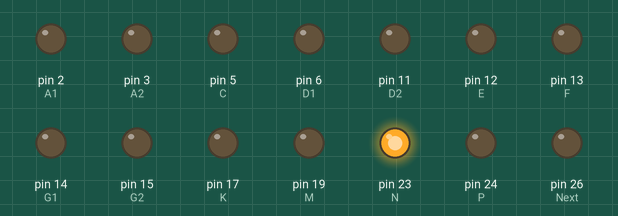
Simulated run of this sketch. Board: Arduino Mega 2560, built with avr-gcc and run on an emulated ATmega2560. On the bench: output pins drawn as LEDs (lit = HIGH).

Above: at 0.1 s.
At 4.3 s:
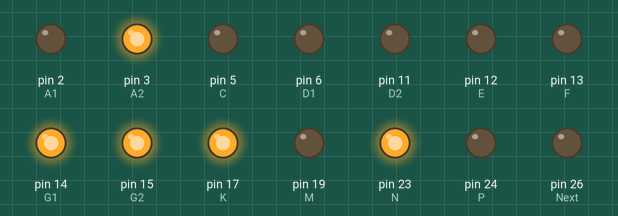
At 9.6 s:
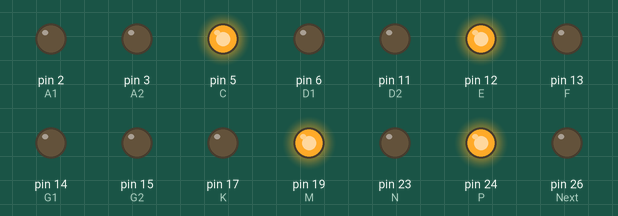
At 20.1 s:
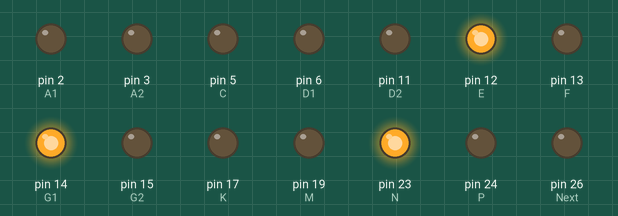
At 29.5 s:
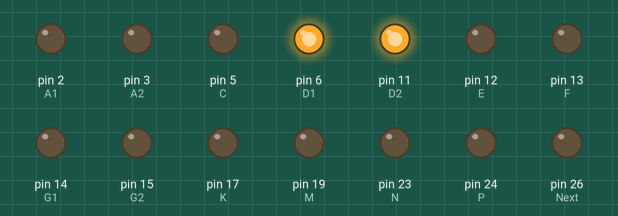
At 39.0 s:
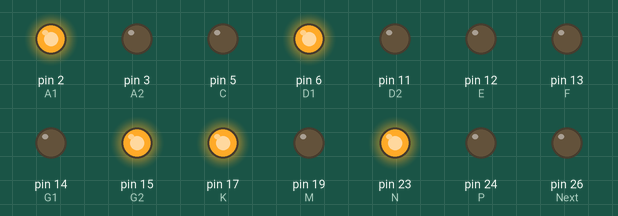
Timing chart, 0 to 40.0 s (numbered marks = the images above):
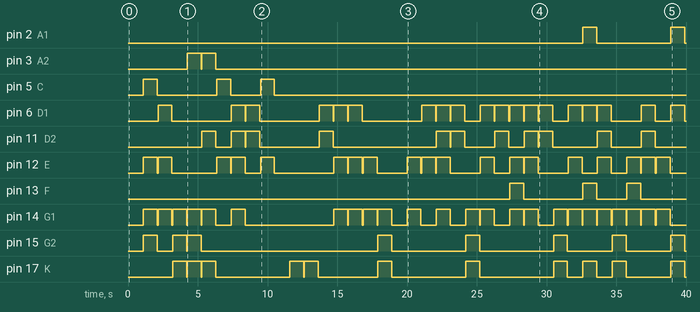

The sketch:

sketch_dec24a.ino
```cpp
int A1 = 2;
int A2 = 3;
int B = 4;
int C = 5;
int D1 = 6;
int D2 = 11;
int E = 12;
int F = 13;
int G1 = 14;
int G2 = 15;
int J = 16;
int K = 17;
int L = 18;
int M = 19;
int N = 23;
int P = 24;
int DP = 25;
int Next = 26;

void setup()
{
  pinMode(A1, OUTPUT);
  pinMode(A2, OUTPUT);
  pinMode(B, OUTPUT);
  pinMode(C, OUTPUT);
  pinMode(D1, OUTPUT);
  pinMode(D2, OUTPUT);
  pinMode(E, OUTPUT);
  pinMode(F, OUTPUT);
  pinMode(G1, OUTPUT);
  pinMode(G2, OUTPUT);
  pinMode(J, OUTPUT);
  pinMode(K, OUTPUT);
  pinMode(L, OUTPUT);
  pinMode(M, OUTPUT);
  pinMode(N, OUTPUT);
  pinMode(P, OUTPUT);
  pinMode(DP, OUTPUT);
  pinMode(Next, OUTPUT);
  TurnOff();
}

void loop()
{
  TurnOn(false, false, false, false, false, false, false, false, false, false, false, false, false, false, true, false, false);
  TurnOn(false, false, false, true, false, false, true, false, true, true, false, false, false, false, true, false, false);
  TurnOn(false, false, false, false, true, false, true, false, true, false, false, false, false, false, false, false, false);
  TurnOn(false, false, false, false, false, false, false, false, true, true, false, true, false, false, true, false, false);
  TurnOn(false, true, false, false, false, false, false, false, true, true, false, true, false, false, true, false, false);
  TurnOn(false, true, false, false, false, true, false, false, true, false, false, true, false, false, true, false, false);
  TurnOn(false, false, false, true, false, false, true, false, false, false, false, false, false, true, false, true, false);
  TurnOn(false, false, false, false, true, true, true, false, true, false, false, false, false, false, false, true, false);
  TurnOn(false, false, false, false, true, true, false, false, false, false, false, false, false, false, false, false, false);
  TurnOn(false, false, false, true, false, false, true, false, false, false, false, false, false, true, false, true, false);
  TurnOn(false, false, false, false, false, false, false, false, false, false, false, false, false, false, true, false, false);
  TurnOn(false, false, false, false, false, false, false, false, false, false, false, true, false, false, true, false, false);
  TurnOn(false, false, false, false, false, false, false, false, false, false, false, true, false, false, true, false, false);
  TurnOn(false, false, false, false, true, true, false, false, false, false, false, false, false, false, false, false, false);
  TurnOn(false, false, false, false, true, false, true, false, true, false, false, false, false, false, false, false, false);
  TurnOn(false, false, false, false, true, false, true, false, true, false, false, false, false, false, true, false, false);
  TurnOn(false, false, false, false, false, false, true, false, true, false, false, false, false, false, true, false, false);
  TurnOn(false, false, false, false, false, false, false, false, true, true, false, true, false, false, true, false, false);
  TurnOn(false, false, false, false, false, false, false, false, false, false, false, false, false, false, true, false, false);
  TurnOn(false, false, false, false, false, false, true, false, true, false, false, false, false, false, true, false, false);
  TurnOn(false, false, false, false, true, false, true, false, false, false, false, false, false, false, true, false, false);
  TurnOn(false, false, false, false, true, true, true, false, true, false, false, false, false, false, false, true, false);
  TurnOn(false, false, false, false, true, true, false, false, false, false, false, false, false, false, false, false, false);
  TurnOn(false, false, false, false, false, false, false, false, true, true, false, true, false, false, true, false, false);
  TurnOn(false, false, false, false, true, false, true, false, true, false, false, false, false, false, true, false, false);
  TurnOn(false, false, false, false, true, true, false, false, false, false, false, false, false, false, false, false, false);
  TurnOn(false, false, false, false, true, false, true, true, true, false, false, false, false, false, true, false, false);
  TurnOn(false, false, false, false, true, true, true, false, true, false, false, false, false, false, false, true, false);
  TurnOn(false, false, false, false, true, true, false, false, false, false, false, false, false, false, false, false, false);
  TurnOn(false, false, false, false, false, false, false, false, true, true, false, true, false, false, true, false, false);
  TurnOn(false, false, false, false, true, false, true, false, true, false, false, false, false, false, true, false, false);
  TurnOn(true, false, false, false, true, false, false, true, true, false, false, true, false, false, true, false, false);
  TurnOn(false, false, false, false, true, true, true, false, true, false, false, false, false, false, false, true, false);
  TurnOn(false, false, false, false, false, false, false, false, true, true, false, true, false, false, true, false, false);
  TurnOn(false, false, false, false, false, false, true, true, true, false, false, false, false, false, true, false, false);
  TurnOn(false, false, false, false, true, true, true, false, true, false, false, false, false, false, false, true, false);
  TurnOn(false, false, false, false, false, false, true, false, true, false, false, false, false, false, false, false, false);
  TurnOn(true, false, false, false, true, false, false, false, false, true, false, true, false, false, true, false, false);
}

void TurnOff()
{
  digitalWrite(A1, LOW);
  digitalWrite(A2, LOW);
  digitalWrite(B, LOW);
  digitalWrite(C, LOW);
  digitalWrite(D1, LOW);
  digitalWrite(D2, LOW);
  digitalWrite(E, LOW);
  digitalWrite(F, LOW);
  digitalWrite(G1, LOW);
  digitalWrite(G2, LOW);
  digitalWrite(J, LOW);
  digitalWrite(K, LOW);
  digitalWrite(L, LOW);
  digitalWrite(M, LOW);
  digitalWrite(N, LOW);
  digitalWrite(P, LOW);
  digitalWrite(DP, LOW);
  digitalWrite(Next, HIGH);
  delay(50);
  digitalWrite(Next, LOW);
}

void TurnOn(
    bool inA1,
    bool inA2,
    bool inB,
    bool inC,
    bool inD1,
    bool inD2,
    bool inE,
    bool inF,
    bool inG1,
    bool inG2,
    bool inJ,
    bool inK,
    bool inL,
    bool inM,
    bool inN,
    bool inP,
    bool inDP)
{
  digitalWrite(A1, inA1 ? 1 : 0);
  digitalWrite(A2, inA2 ? 1 : 0);
  digitalWrite(B, inB ? 1 : 0);
  digitalWrite(C, inC ? 1 : 0);
  digitalWrite(D1, inD1 ? 1 : 0);
  digitalWrite(D2, inD2 ? 1 : 0);
  digitalWrite(E, inE ? 1 : 0);
  digitalWrite(F, inF ? 1 : 0);
  digitalWrite(G1, inG1 ? 1 : 0);
  digitalWrite(G2, inG2 ? 1 : 0);
  digitalWrite(J, inJ ? 1 : 0);
  digitalWrite(K, inK ? 1 : 0);
  digitalWrite(L, inL ? 1 : 0);
  digitalWrite(M, inM ? 1 : 0);
  digitalWrite(N, inN ? 1 : 0);
  digitalWrite(P, inP ? 1 : 0);
  digitalWrite(DP, inDP ? 1 : 0);
  delay(1000);
  TurnOff();
}
```

Measured:
- by itself, pin 2 (A1): LOW → HIGH at 32.6 s, → LOW 1.0 s later, → HIGH 5.3 s later, → LOW 1.0 s later, … (4 changes in this stretch)
- by itself, pin 5 (C), pin 13 (F): goes HIGH 1.0 s, LOW 4.3 s, HIGH 1.0 s, LOW 2.2 s, HIGH 1.0 s, then LOW
- by itself, pin 19 (M): LOW → HIGH at 6.4 s, → LOW 1.0 s later, → HIGH 2.2 s later, → LOW 1.0 s later, … (4 changes in this stretch)
- by itself, pin 26 (Next): alternates HIGH for 0.05 s and LOW for 1.0 s
